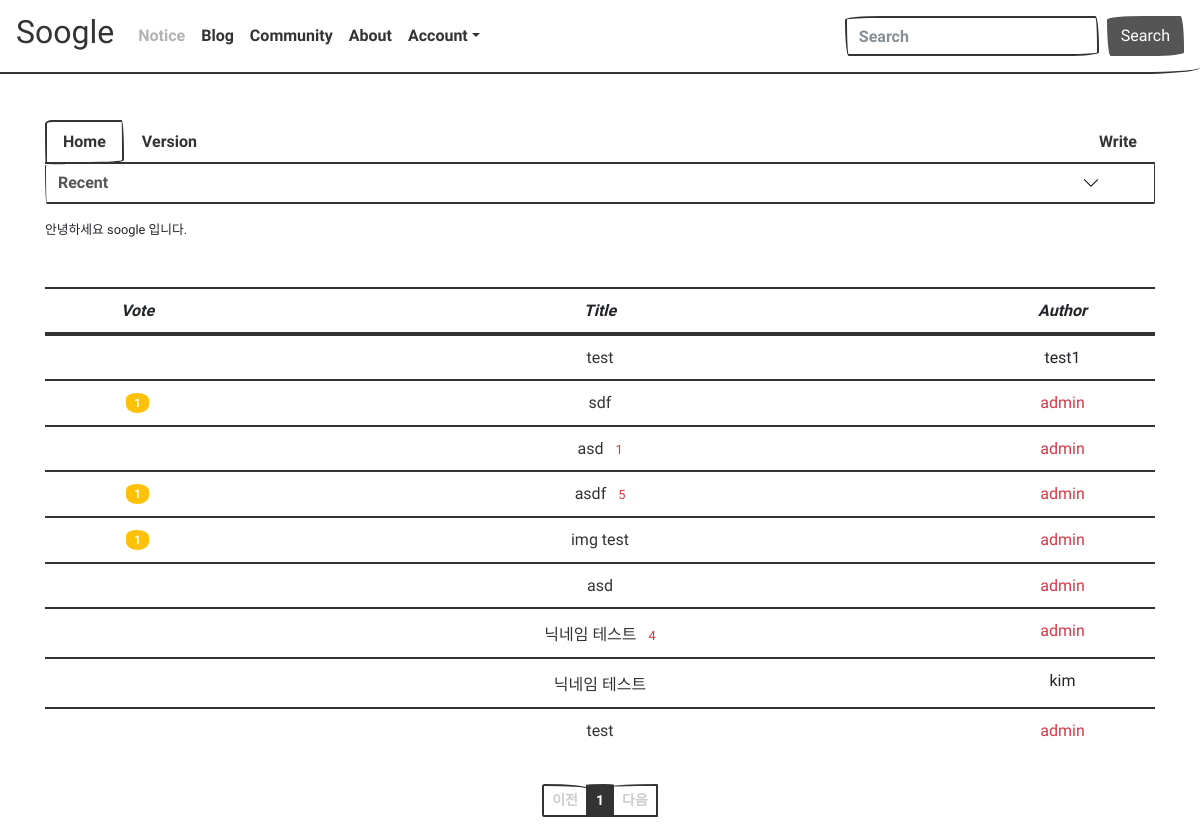
/post/, run on an earlier commit of the app's database.
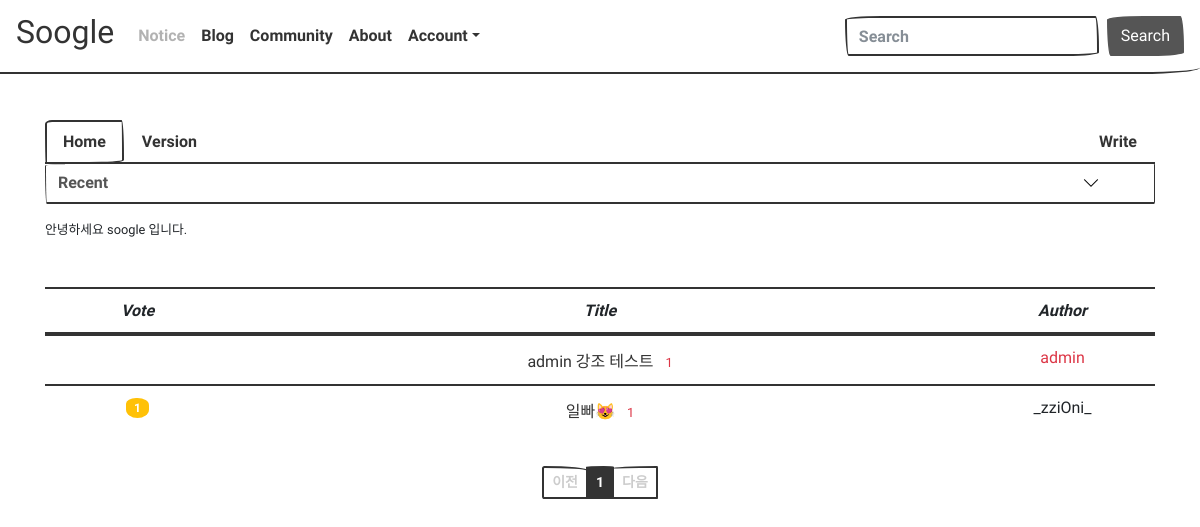
And on a later commit of the database.
### soogle/models.py (models this page shows, shortened)
class Post(models.Model):
    objects = models.Manager()
    author = models.ForeignKey(User, on_delete=models.CASCADE, related_name='author_post')
    title = models.CharField(max_length=64, verbose_name='제목')
    contents = models.TextField(verbose_name='내용')
    create_date = models.DateTimeField(verbose_name='등록시간')
    modify_date = models.DateTimeField(null=True, blank=True, verbose_name='수정시간')
    voter = models.ManyToManyField(User, related_name='voter_post')
    class Meta:
        db_table = '글'
        verbose_name = '글'
        verbose_name_plural = '글'

### soogle/views.py (the view, shortened to what this page needs)
# urls.py: path('', views.post_list, name='post_list'),
def post_list(request):
    logger.info("INFO 레벨로 출력")
    page = request.GET.get('page', '1')  # 페이지
    kw = request.GET.get('kw', '')  # 검색어
    so = request.GET.get('so', 'recent')  # 정렬기준
    if so == 'recommend':
        post_list = Post.objects.annotate(num_voter=Count('voter')).order_by('-num_voter', '-create_date')
    elif so == 'popular':
        post_list = Post.objects.annotate(num_comment=Count('comment')).order_by('-num_comment', '-create_date')
    else:  # recent
        post_list = Post.objects.order_by('-create_date')
    paginator = Paginator(post_list, 10)  # 페이지당 10개씩 보여주기
    page_obj = paginator.get_page(page)
    context = {'post_list': page_obj, 'page': page, 'kw': kw, 'so': so}  # page와 kw가 추가되었다.
    return render(request, "post/post_list.html", context)

### templates/post/post_list.html (shortened to what this page needs)
{% extends "base.html" %}
{% load filter %}
{% load humanize %}
{% block contents %}
<div class="row">
    <div class="col-12">
        <ul class="nav nav-tabs">
            <li class="nav-item">
                <a class="nav-link active" data-toggle="tab" href="#home">Home</a>
            </li>
            <li class="nav-item">
                <a class="nav-link" data-toggle="tab" href="#profile">Version</a>
            </li>
            <li class="nav-item" id="write-tab">
                <a class="nav-link" href="{% url 'soogle:post_write' %}">Write</a>
            </li>
        </ul>
    </div>
</div>
<div>
    <select  class="form-control so" id="post-align">
        <option value="recent" {% if so == 'recent' %}selected{% endif %}>Recent</option>
    </select>
</div>
<div id="myTabContent" class="tab-content mt-3">
    <div class="tab-pane fade show active" id="home">
        <p>
            <small>
                안녕하세요 soogle 입니다.
            </small>
        </p>
    </div>
</div>
<div class="row mt-5">
    <div class="col-12">
	<table class="table table-hover">
        <thead>
        <tr class="text-center">
            <th scope="col" style="width:10%"><em>Vote</em></th>
            <th scope="col" style="width:40%"><em>Title</em></th>
            <th scope="col" style="width:10%"><em>Author</em></th>
        </tr>
        </thead>
		<tbody>
        {% if post_list %}
        {% for post in post_list %}
        <tr class="text-active text-center">
            <td>
                {% if post.voter.all.count > 0 %}
	            <span class="badge badge-pill badge-warning px-2 py-1">{{ post.voter.all.count }}</span>
                {% endif %}
            </td>
            <td>
                <a href="{% url 'soogle:post_detail' post.id %}">{{ post.title }}</a>
                {% if post.comment_set.count > 0 %}
                <span class="text-danger small ml-2">{{ post.comment_set.count }}</span>
                {% endif %}
            </td>
            {% if post.author.username == "admin" %}
            <td class="text-danger" style="padding-left:0; padding-right:0;">{{ post.author.username }}</td>
            {% else %}
            <td style="padding-left:0; padding-right:0;">{{ post.author.username }}</td>
            {% endif %}
        </tr>
        {% endfor %}
        {% else %}
        <tr>
            <td colspan="3">게시글을 작성해주세요.</td>
        </tr>
        {% endif %}
        </tbody>
	</table>
    </div>
</div>
<div class="mt-3">
	<ul class="pagination pagination-sm" style="justify-content: center;">
        {% if post_list.has_previous %}
        <li class="page-item">
            <a class="page-link" href="?p={{ post_list.previous_page_number }}">이전</a>
        </li>
        {% else %}
        <li class="page-item disabled">
            <a class="page-link" tabindex="-1" aria-disabled="true" href="#">이전</a>
        </li>
        {% endif %}
        {% for page_number in post_list.paginator.page_range %}
        {% if page_number >= post_list.number|add:-5 and page_number <= post_list.number|add:5 %}
            {% if page_number == post_list.number %}
            <li class="page-item active" aria-current="page">
                <a class="page-link" href="?page={{ page_number }}">{{ page_number }}</a>
            </li>
            {% else %}
            <li class="page-item">
                <a class="page-link" href="?page={{ page_number }}">{{ page_number }}</a>
            </li>
            {% endif %}
        {% endif %}
        {% endfor %}
        {% if post_list.has_next %}
        <li class="page-item">
            <a class="page-link" href="?page={{ post_list.next_page_number }}">다음</a>
        </li>
        {% else %}
        <li class="page-item disabled">
            <a class="page-link" tabindex="-1" aria-disabled="true" href="#">다음</a>
        </li>
        {% endif %}
    </ul>
</div>
{% endblock %}

### templates/base.html (shortened to what this page needs)
{% load static %}
<html lang="ko">
<head>
    <link rel="stylesheet" href="{% static '/css/bootstrap.min.css' %}">
    <link rel="stylesheet" href="{% static '/css/style.css' %}">
    <link rel="stylesheet" href="{% static '/css/summernote-lite.css' %}">
</head>
<body>
{% include "navbar.html" %}
<div class="container">
{% block contents %}
{% endblock %}
</div>
</body>
</html>

### templates/navbar.html (shortened to what this page needs)
<div class="page-top">
    <nav class="navbar navbar-expand-lg fixed-top navbar-light bg-light">
        <legned class="navbar-brand">
            <h2><a href="{% url 'index' %}" id="logo">Soogle</a></h2>
        </legned>
        <div class="navbar-collapse collapse" id="navbarColor03">
            <ul class="navbar-nav mr-auto">
                <li class="nav-item">
                    <a class="nav-link disabled" href="#">Notice</a>
                </li>
                <li class="nav-item">
                    <a class="nav-link" href="https://vollug.tistory.com/" target="_blank">Blog</a>
                </li>
                <li class="nav-item">
                    <a class="nav-link" href="{% url 'soogle:post_list' %}">Community</a>
                </li>
                <li class="nav-item">
                    <a class="nav-link" href="{% url 'question:about' %}">About</a>
                </li>
                <li class="nav-item dropdown">
                    <a class="nav-link dropdown-toggle" data-toggle="dropdown" href="#" role="button" aria-haspopup="true" aria-expanded="false">Account</a>
                </li>
            </ul>
            <form class="form-inline my-2 my-lg-0">
                <input class="form-control mr-sm-2" type="text" placeholder="Search">
                <button class="btn btn-secondary my-2 my-sm-0" type="submit">Search</button>
            </form>
        </div>
    </nav>
</div>

### static/css/style.css (style rules this page uses)
.container { padding-top: 120px; }
#write-tab { margin-left: auto; }
#post-align { border-width: 0px 1px 2px 1px; }
select { -webkit-appearance: none; -moz-appearance: none; appearance: none; background: url('/static/img/arrow.png') no-repeat 95% 50%; }

### templates/base.html (style rules this page uses)
a { text-decoration:none }

What changed in the data, as far as the page shows it:
removed Post: title "test", author.username "test1"
removed Post: voter.all.count "1", title "sdf", author.username "admin"
removed Post: title "asd", comment_set.count "1", author.username "admin"
removed Post: voter.all.count "1", title "asdf", comment_set.count "5", author.username "admin"
removed Post: voter.all.count "1", title "img test", author.username "admin"
removed Post: title "asd", author.username "admin"
removed Post: title "닉네임 테스트", comment_set.count "4", author.username "admin"
removed Post: title "닉네임 테스트", author.username "kim"
removed Post: title "test", author.username "admin"
added Post: title "admin 강조 테스트", comment_set.count "1", author.username "admin"
added Post: voter.all.count "1", title "일빠😻", comment_set.count "1", author.username "_zziOni_"
